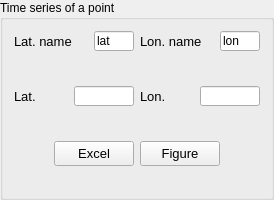
      <widget class="QGroupBox" name="groupBox">
       <property name="minimumSize">
        <size>
         <width>240</width>
         <height>140</height>
        </size>
       </property>
       <property name="maximumSize">
        <size>
         <width>300</width>
         <height>200</height>
        </size>
       </property>
       <property name="title">
        <string>Time series of a point</string>
       </property>
       <layout class="QVBoxLayout" name="verticalLayout_6">
        <item>
         <layout class="QHBoxLayout" name="horizontalLayout_12">
          <item>
           <layout class="QHBoxLayout" name="horizontalLayout_11">
            <item>
             <widget class="QLabel" name="label_lat_name">
              <property name="sizePolicy">
               <sizepolicy hsizetype="Expanding" vsizetype="Preferred">
                <horstretch>0</horstretch>
                <verstretch>0</verstretch>
               </sizepolicy>
              </property>
              <property name="minimumSize">
               <size>
                <width>50</width>
                <height>20</height>
               </size>
              </property>
              <property name="maximumSize">
               <size>
                <width>100</width>
                <height>16777215</height>
               </size>
              </property>
              <property name="font">
               <font>
                <pointsize>10</pointsize>
               </font>
              </property>
              <property name="text">
               <string>Lat. name</string>
              </property>
             </widget>
            </item>
            <item>
             <widget class="QLineEdit" name="lineEdit_lat_name">
              <property name="minimumSize">
               <size>
                <width>40</width>
                <height>20</height>
               </size>
              </property>
              <property name="maximumSize">
               <size>
                <width>30</width>
                <height>16777215</height>
               </size>
              </property>
              <property name="text">
               <string>lat</string>
              </property>
             </widget>
            </item>
           </layout>
          </item>
          <item>
           <layout class="QHBoxLayout" name="horizontalLayout_14">
            <item>
             <widget class="QLabel" name="label_lon_name">
              <property name="sizePolicy">
               <sizepolicy hsizetype="Preferred" vsizetype="Expanding">
                <horstretch>0</horstretch>
                <verstretch>0</verstretch>
               </sizepolicy>
              </property>
              <property name="minimumSize">
               <size>
                <width>50</width>
                <height>20</height>
               </size>
              </property>
              <property name="maximumSize">
               <size>
                <width>100</width>
                <height>16777215</height>
               </size>
              </property>
              <property name="font">
               <font>
                <pointsize>10</pointsize>
               </font>
              </property>
              <property name="text">
               <string>Lon. name</string>
              </property>
             </widget>
            </item>
            <item>
             <widget class="QLineEdit" name="lineEdit_lon_name">
              <property name="minimumSize">
               <size>
                <width>40</width>
                <height>20</height>
               </size>
              </property>
              <property name="maximumSize">
               <size>
                <width>30</width>
                <height>16777215</height>
               </size>
              </property>
              <property name="text">
               <string>lon</string>
              </property>
             </widget>
            </item>
           </layout>
          </item>
         </layout>
        </item>
        <item>
         <spacer name="verticalSpacer_3">
          <property name="orientation">
           <enum>Qt::Vertical</enum>
          </property>
          <property name="sizeHint" stdset="0">
           <size>
            <width>20</width>
            <height>40</height>
           </size>
          </property>
         </spacer>
        </item>
        <item>
         <layout class="QHBoxLayout" name="horizontalLayout_6">
          <item>
           <layout class="QHBoxLayout" name="horizontalLayout_3">
            <item>
             <widget class="QLabel" name="label_lat">
              <property name="minimumSize">
               <size>
                <width>30</width>
                <height>20</height>
               </size>
              </property>
              <property name="maximumSize">
               <size>
                <width>100</width>
                <height>16777215</height>
               </size>
              </property>
              <property name="font">
               <font>
                <pointsize>10</pointsize>
               </font>
              </property>
              <property name="text">
               <string>Lat.</string>
              </property>
             </widget>
            </item>
            <item>
             <widget class="QLineEdit" name="lineEdit_lat">
              <property name="minimumSize">
               <size>
                <width>60</width>
                <height>20</height>
               </size>
              </property>
              <property name="maximumSize">
               <size>
                <width>30</width>
                <height>16777215</height>
               </size>
              </property>
              <property name="text">
               <string/>
              </property>
             </widget>
            </item>
           </layout>
          </item>
          <item>
           <layout class="QHBoxLayout" name="horizontalLayout_2">
            <item>
             <widget class="QLabel" name="label_lon">
              <property name="minimumSize">
               <size>
                <width>30</width>
                <height>20</height>
               </size>
              </property>
              <property name="maximumSize">
               <size>
                <width>100</width>
                <height>16777215</height>
               </size>
              </property>
              <property name="font">
               <font>
                <pointsize>10</pointsize>
               </font>
              </property>
              <property name="text">
               <string>Lon.</string>
              </property>
             </widget>
            </item>
            <item>
             <widget class="QLineEdit" name="lineEdit_lon">
              <property name="minimumSize">
               <size>
                <width>60</width>
                <height>20</height>
               </size>
              </property>
              <property name="maximumSize">
               <size>
                <width>30</width>
                <height>16777215</height>
               </size>
              </property>
              <property name="text">
               <string/>
              </property>
             </widget>
            </item>
           </layout>
          </item>
         </layout>
        </item>
        <item>
         <spacer name="verticalSpacer_2">
          <property name="orientation">
           <enum>Qt::Vertical</enum>
          </property>
          <property name="sizeHint" stdset="0">
           <size>
            <width>20</width>
            <height>40</height>
           </size>
          </property>
         </spacer>
        </item>
        <item>
         <layout class="QHBoxLayout" name="horizontalLayout_5">
          <item>
           <spacer name="horizontalSpacer">
            <property name="orientation">
             <enum>Qt::Horizontal</enum>
            </property>
            <property name="sizeHint" stdset="0">
             <size>
              <width>40</width>
              <height>20</height>
             </size>
            </property>
           </spacer>
          </item>
          <item>
           <widget class="QPushButton" name="pushButton_point_time_excel">
            <property name="sizePolicy">
             <sizepolicy hsizetype="Expanding" vsizetype="Fixed">
              <horstretch>0</horstretch>
              <verstretch>0</verstretch>
             </sizepolicy>
            </property>
            <property name="minimumSize">
             <size>
              <width>0</width>
              <height>25</height>
             </size>
            </property>
            <property name="font">
             <font>
              <pointsize>10</pointsize>
             </font>
            </property>
            <property name="text">
             <string>Excel</string>
            </property>
           </widget>
          </item>
          <item>
           <widget class="QPushButton" name="pushButton_point_time_plot">
            <property name="sizePolicy">
             <sizepolicy hsizetype="Expanding" vsizetype="Fixed">
              <horstretch>0</horstretch>
              <verstretch>0</verstretch>
             </sizepolicy>
            </property>
            <property name="minimumSize">
             <size>
              <width>0</width>
              <height>25</height>
             </size>
            </property>
            <property name="font">
             <font>
              <pointsize>10</pointsize>
             </font>
            </property>
            <property name="text">
             <string>Figure</string>
            </property>
           </widget>
          </item>
          <item>
           <spacer name="horizontalSpacer_9">
            <property name="orientation">
             <enum>Qt::Horizontal</enum>
            </property>
            <property name="sizeHint" stdset="0">
             <size>
              <width>40</width>
              <height>20</height>
             </size>
            </property>
           </spacer>
          </item>
         </layout>
        </item>
        <item>
         <widget class="QLabel" name="label">
          <property name="text">
           <string/>
          </property>
         </widget>
        </item>
       </layout>
      </widget>
